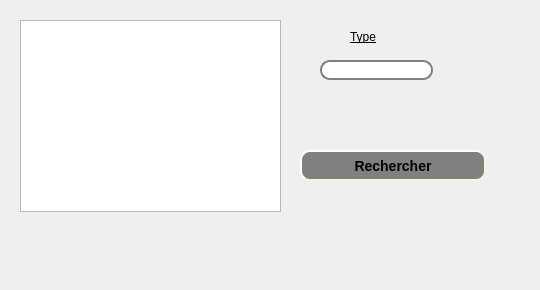
      <widget class="QWidget" name="tab_12">
       <attribute name="title">
        <string>Rechecher congé</string>
       </attribute>
       <widget class="QLineEdit" name="lineEdit_cin_4">
        <property name="geometry">
         <rect>
          <x>320</x>
          <y>60</y>
          <width>113</width>
          <height>20</height>
         </rect>
        </property>
        <property name="styleSheet">
         <string notr="true">QLineEdit {
    border: 2px solid gray;
    border-radius: 10px;
    padding: 0 8px;
    background: white;
    selection-background-color: darkgray;
}</string>
        </property>
       </widget>
       <widget class="QLabel" name="label_35">
        <property name="geometry">
         <rect>
          <x>350</x>
          <y>30</y>
          <width>47</width>
          <height>13</height>
         </rect>
        </property>
        <property name="styleSheet">
         <string notr="true">font: 12pt &quot;Andalus&quot;;
text-decoration: underline;</string>
        </property>
        <property name="text">
         <string>Type</string>
        </property>
       </widget>
       <widget class="QPushButton" name="pb_ajouter_10">
        <property name="geometry">
         <rect>
          <x>300</x>
          <y>150</y>
          <width>186</width>
          <height>31</height>
         </rect>
        </property>
        <property name="styleSheet">
         <string notr="true">QPushButton#pb_ajouter_10 {
    background-color: grey;
    border-style: outset;
    border-width: 2px;
    border-radius: 10px;
    border-color: beige;
    font: bold 14px;
    min-width: 10em;
    padding: 6px;
}
</string>
        </property>
        <property name="text">
         <string>Rechercher</string>
        </property>
       </widget>
       <widget class="QTableView" name="tabcong_2">
        <property name="geometry">
         <rect>
          <x>20</x>
          <y>20</y>
          <width>261</width>
          <height>192</height>
         </rect>
        </property>
       </widget>
       <widget class="QLabel" name="label">
        <property name="geometry">
         <rect>
          <x>-10</x>
          <y>-10</y>
          <width>531</width>
          <height>281</height>
         </rect>
        </property>
        <property name="styleSheet">
         <string notr="true">background-image: url(:/bg.jpg);</string>
        </property>
        <property name="text">
         <string/>
        </property>
        <property name="pixmap">
         <pixmap>../60342173_2276972439287605_1529191567795945472_n.jpg</pixmap>
        </property>
       </widget>
       <zorder>label</zorder>
       <zorder>tabcong_2</zorder>
       <zorder>lineEdit_cin_4</zorder>
       <zorder>label_35</zorder>
       <zorder>pb_ajouter_10</zorder>
      </widget>
